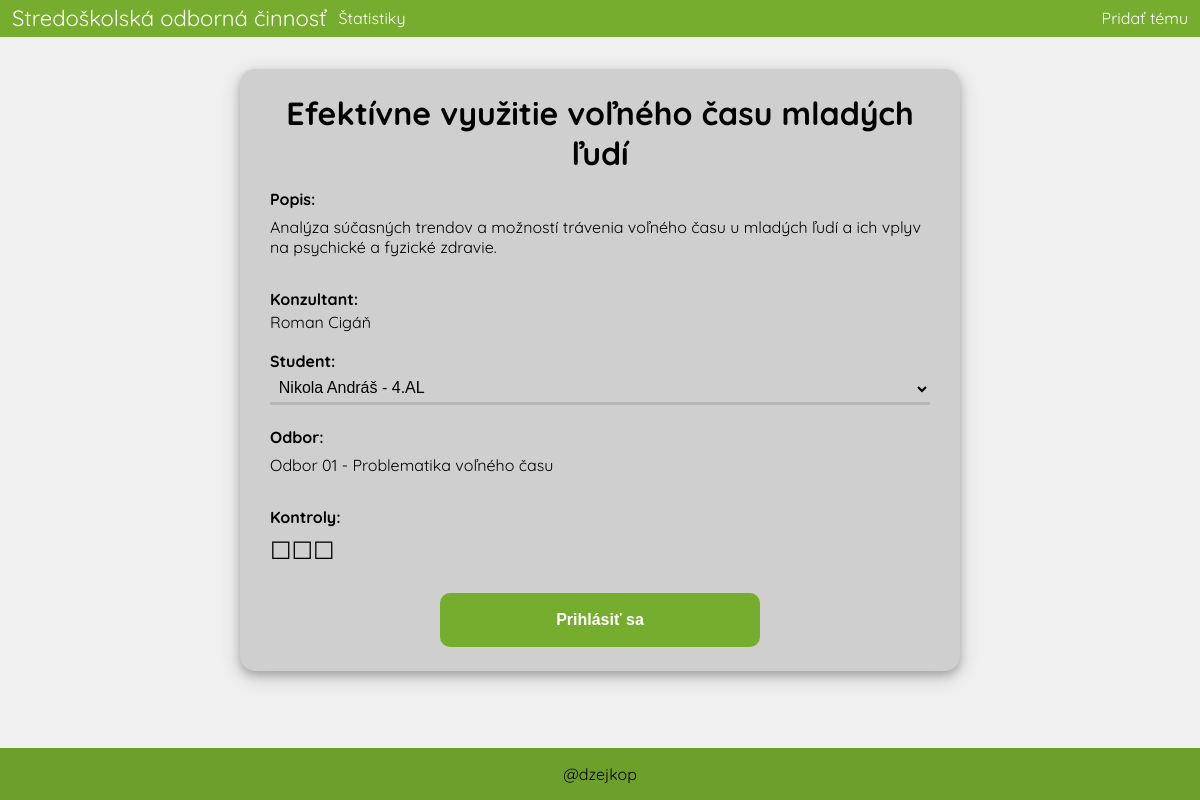
The app's page /soc/tema/37 with its own data.
### soc/models.py (models this page shows, shortened)
class Tema(models.Model):
    nazov = models.CharField(max_length=80)
    popis = models.TextField(max_length=500)
    conzultant = models.ForeignKey(Ucitel, on_delete=models.CASCADE,default=1)
    student = models.ForeignKey(Student, on_delete=models.SET_NULL, null=True, blank=True)
    odbor = models.ForeignKey(Odbor, on_delete=models.CASCADE,default=1)
    dostupnost = models.ForeignKey(Dostupnost, on_delete=models.CASCADE,default=1)
    kontroly = models.IntegerField(default=0)
    class Meta:
        verbose_name = "Tema"
        verbose_name_plural = "Temy"
        ordering = ["dostupnost_id","nazov"]

class Ucitel(models.Model):
    id = models.AutoField(primary_key=True)
    meno = models.CharField(max_length=30)
    priezvisko = models.CharField(max_length=30)
    email = models.EmailField(max_length=50)
    heslo = models.CharField(max_length=30)
    def __str__(self):
        return f"{self.meno} {self.priezvisko}"
    class Meta:
        verbose_name = "Ucitel"
        verbose_name_plural = "Ucitelia"
        ordering = ['priezvisko']

class Odbor(models.Model):
    nazov = models.CharField(max_length=80)
    def __str__(self):
        return f"{self.nazov}"
    class Meta:
        verbose_name = "Odbor"
        verbose_name_plural = "Odbori"

### soc/views.py (the view, shortened to what this page needs)
# urls.py: path('tema/<tema_id>',views.tema_detail, name="tema"),
def tema_detail(request,tema_id):
    succ_message = ""
    err_message = ""
    tema = Tema.objects.get(pk=tema_id)
    studenti = Student.objects.all()
    return render(request, 'soc/tema.html', {"tema": tema,"studenti": studenti,"err_message":err_message,"succ_message":succ_message})

### soc/templates/soc/tema.html (shortened to what this page needs)
{% extends "base.html" %}
{% load static %}
{% block style%}
    <link rel="stylesheet" href="{% static 'soc/css/info_tema.css' %}">
{% endblock style%}
{% block content %}
<main>
    <div class="main_wrap">
        {% if tema.student == null%}
        <form method="post">
            {% endif %}
            <h1>{{tema.nazov}}</h1>
            <p class="nadpis_detail"><strong>Popis: </strong></p>
            <p class="popis">{{ tema.popis }}</p>
            <p class="nadpis_detail"><strong>Konzultant: </strong></p>
            <a href="{% url 'ucitel' ucitel_id=tema.conzultant.id %}" class="popis_a_tema special_black" id="konzultant" data-id="{{tema.conzultant.id}}">{{ tema.conzultant }}</a>
            <p class="nadpis_detail"><strong>Student: </strong></p>
            {% if tema.student != null%}
                <a href="{% url 'student' student_id=tema.student.id %}" class="popis_a_tema special_black" id="student" data-id="{{tema.student.id}}">{{ tema.student }} - {{tema.student.trieda}}</a>
            {% else %}
                <select id="student" name="student" class="dropdown">
                    {% for student in studenti%}
                    <option value="{{student.id}}">{{student.meno}} {{student.priezvisko}} - {{student.trieda}}</option>
                    {% endfor %}
                </select>
            {% endif %}
            <p class="nadpis_detail"><strong>Odbor: </strong></p>
            <p class="popis" id="odbor" data-id="{{tema.odbor.id}}">{{ tema.odbor }}</p>
            <p class="nadpis_detail"><strong>Kontroly: </strong></p>
            <p class="popis" id="kontroly" data-id="{{tema.kontroly}}"></p>
            {% if tema.student == null%}
            <div class="part_button">
                <input type="submit" value="Prihlásiť sa" class="button">
            </div>
        </form>
        {% endif %}
    </div>
</main>
{% endblock content %}

### soc/static/soc/css/info_tema.css (style rules this page uses)
form { display: flex; flex-direction: column; justify-content: center; }
.main_wrap { margin-top: 2rem; height: fit-content; background-color: #cfcfcf; border-radius: 15px; padding: 2vw 2.5vw 2vw 2.5vw; width: 55%; box-shadow: 0 4px 8px 0 rgba(0, 0, 0, 0.2), 0 6px 20px 0 rgba(0, 0, 0, 0.19); margin-bottom: 2rem; overflow-wrap: break-word; }
.main_wrap h1 { text-align: center; margin: 0; }
.dropdown { font-size: 1rem; width: 100%; margin: 0.2vw 0 0.5vw 0; background-color: #cfcfcf; border-style: none none solid; border-width: 0.2rem; border-color: #b6b6b6; color: #000; cursor: pointer; padding: 0.3em 0.3em 0.3em 0.3em; }
.part_button { width: 100%; margin-top: 1vw; display: flex; justify-content: center; }
.button { appearance: none; background-color: #77ad2e; border: 2px solid #77ad2e; border-radius: 10px; box-sizing: border-box; color: #FFFFFF; cursor: pointer; display: inline-block; font-size: 16px; font-weight: 600; padding: 16px 24px; text-align: center; transition: all 300ms cubic-bezier(.23, 1, 0.32, 1); user-select: none; -webkit-user-select: none; width: 20rem; }
.popis { margin: 0.5rem 0 1rem 0; }
.nadpis_detail { margin-bottom: 0; }

### soc/static/soc/css/page.css (style rules this page uses)
body { margin:0; background-color: #f0f0f0; display: flex; font-family: "Quicksand", sans-serif; flex-direction: column; min-height: 100vh; }
main { display: flex; justify-content: center; }
.popis_a_tema { overflow-wrap: break-word; width: fit-content; color: black; }
.special_black { padding: 0.7vw; text-decoration: none; color: black; }
.special_black { display: block; position: relative; padding: 0.2em 0; }
.special_black::after { content: ''; position: absolute; bottom: 0; left: 0; width: 100%; height: 0.1em; background-color: black; opacity: 0; transition: opacity 300ms, transform 300ms; opacity: 1; transform: scale(0); transform-origin: center; }

### records on screen
Tema: nazov "Efektívne využitie voľného času mladých ľudí", popis "Analýza súčasných trendov a možností trávenia voľného času u mladých ľudí a ich vplyv na psychické a fyzické zdravie.", conzultant "Roman Cigáň", odbor "Odbor 01 - Problematika voľného času"

### other values on screen
form field student "Nikola Andráš - 4.AL"
